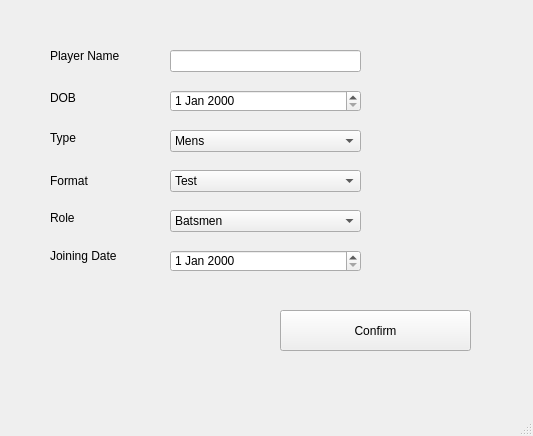
<?xml version="1.0" encoding="UTF-8"?>
<ui version="4.0">
 <class>MainWindow</class>
 <widget class="QMainWindow" name="MainWindow">
  <property name="geometry">
   <rect>
    <x>0</x>
    <y>0</y>
    <width>533</width>
    <height>436</height>
   </rect>
  </property>
  <property name="windowTitle">
   <string>MainWindow</string>
  </property>
  <widget class="QWidget" name="centralwidget">
   <widget class="QLabel" name="label">
    <property name="geometry">
     <rect>
      <x>50</x>
      <y>40</y>
      <width>141</width>
      <height>31</height>
     </rect>
    </property>
    <property name="text">
     <string>Player Name</string>
    </property>
   </widget>
   <widget class="QLabel" name="label_2">
    <property name="geometry">
     <rect>
      <x>70</x>
      <y>40</y>
      <width>131</width>
      <height>21</height>
     </rect>
    </property>
    <property name="text">
     <string/>
    </property>
   </widget>
   <widget class="QLabel" name="label_4">
    <property name="geometry">
     <rect>
      <x>50</x>
      <y>210</y>
      <width>55</width>
      <height>16</height>
     </rect>
    </property>
    <property name="text">
     <string>Role</string>
    </property>
   </widget>
   <widget class="QLabel" name="label_5">
    <property name="geometry">
     <rect>
      <x>50</x>
      <y>170</y>
      <width>55</width>
      <height>21</height>
     </rect>
    </property>
    <property name="text">
     <string>Format</string>
    </property>
   </widget>
   <widget class="QLabel" name="label_6">
    <property name="geometry">
     <rect>
      <x>50</x>
      <y>90</y>
      <width>55</width>
      <height>16</height>
     </rect>
    </property>
    <property name="text">
     <string>DOB</string>
    </property>
   </widget>
   <widget class="QLabel" name="label_7">
    <property name="geometry">
     <rect>
      <x>50</x>
      <y>130</y>
      <width>55</width>
      <height>16</height>
     </rect>
    </property>
    <property name="text">
     <string>Type</string>
    </property>
   </widget>
   <widget class="QLabel" name="label_8">
    <property name="geometry">
     <rect>
      <x>50</x>
      <y>240</y>
      <width>111</width>
      <height>31</height>
     </rect>
    </property>
    <property name="text">
     <string>Joining Date</string>
    </property>
   </widget>
   <widget class="QLineEdit" name="lineEdit_3">
    <property name="geometry">
     <rect>
      <x>170</x>
      <y>50</y>
      <width>191</width>
      <height>22</height>
     </rect>
    </property>
   </widget>
   <widget class="QDateEdit" name="dateEdit">
    <property name="geometry">
     <rect>
      <x>170</x>
      <y>90</y>
      <width>191</width>
      <height>22</height>
     </rect>
    </property>
   </widget>
   <widget class="QComboBox" name="comboBox">
    <property name="geometry">
     <rect>
      <x>170</x>
      <y>130</y>
      <width>191</width>
      <height>22</height>
     </rect>
    </property>
    <item>
     <property name="text">
      <string>Mens</string>
     </property>
    </item>
    <item>
     <property name="text">
      <string>Womens</string>
     </property>
    </item>
   </widget>
   <widget class="QComboBox" name="comboBox_2">
    <property name="geometry">
     <rect>
      <x>170</x>
      <y>170</y>
      <width>191</width>
      <height>22</height>
     </rect>
    </property>
    <item>
     <property name="text">
      <string>Test</string>
     </property>
    </item>
    <item>
     <property name="text">
      <string>ODI</string>
     </property>
    </item>
    <item>
     <property name="text">
      <string>T20</string>
     </property>
    </item>
   </widget>
   <widget class="QComboBox" name="comboBox_3">
    <property name="geometry">
     <rect>
      <x>170</x>
      <y>210</y>
      <width>191</width>
      <height>22</height>
     </rect>
    </property>
    <item>
     <property name="text">
      <string>Batsmen</string>
     </property>
    </item>
    <item>
     <property name="text">
      <string>Bowler</string>
     </property>
    </item>
    <item>
     <property name="text">
      <string>All-rounder</string>
     </property>
    </item>
   </widget>
   <widget class="QDateEdit" name="dateEdit_2">
    <property name="geometry">
     <rect>
      <x>170</x>
      <y>250</y>
      <width>191</width>
      <height>22</height>
     </rect>
    </property>
   </widget>
   <widget class="QPushButton" name="pushButton">
    <property name="geometry">
     <rect>
      <x>280</x>
      <y>310</y>
      <width>191</width>
      <height>41</height>
     </rect>
    </property>
    <property name="text">
     <string>Confirm</string>
    </property>
   </widget>
  </widget>
  <widget class="QMenuBar" name="menubar">
   <property name="geometry">
    <rect>
     <x>0</x>
     <y>0</y>
     <width>533</width>
     <height>26</height>
    </rect>
   </property>
  </widget>
  <widget class="QStatusBar" name="statusbar"/>
 </widget>
 <resources/>
 <connections/>
</ui>
